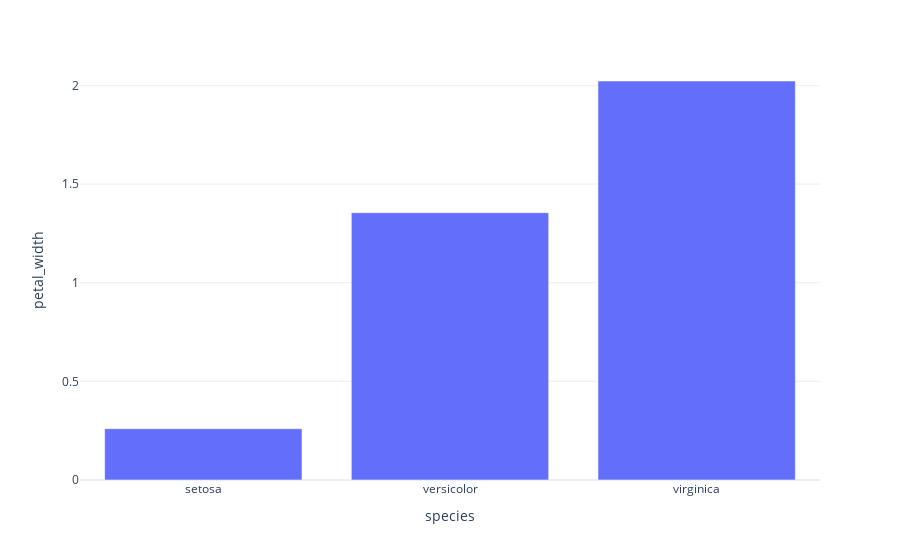

The code cell stored with this chart in its notebook:
### Code cell
df.barplot(x='species', y='petal_width', method='mean')

### Figure 1 — Plotly figure (JSON) as saved in the notebook; plotly's stock layout.template omitted (floating-point values rounded to 4 significant figures)
{"data": [{"alignmentgroup": "True", "hovertemplate": "species=%{x}<br>petal_width=%{y}<extra></extra>", "legendgroup": "", "marker": {"color": "#636efa"}, "name": "", "offsetgroup": "", "orientation": "v", "showlegend": false, "textposition": "auto", "type": "bar", "x": ["setosa", "versicolor", "virginica"], "xaxis": "x", "y": [0.26, 1.355, 2.022], "yaxis": "y"}], "layout": {"autosize": true, "barmode": "relative", "legend": {"tracegroupgap": 0}, "margin": {"t": 60}, "xaxis": {"anchor": "y", "autorange": true, "domain": [0, 1], "range": [-0.5, 2.5], "title": {"text": "species"}, "type": "category"}, "yaxis": {"anchor": "x", "autorange": true, "domain": [0, 1], "range": [0, 2.129], "title": {"text": "petal_width"}, "type": "linear"}}}
